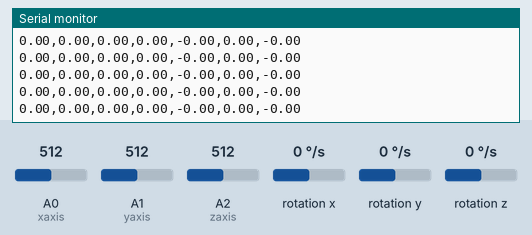
A sketch run on a simulated Arduino Mega 2560, built with avr-gcc and run on an emulated ATmega2560. On the bench: the last lines printed to the serial monitor. Wiring (inferred from the names in the program): L3G4200D gyroscope at I2C address 0x69. The inputs (shaded band) are chosen by the test bench; at power-on: rotation x 0 °/s, A0 (xaxis) = 512, A1 (yaxis) = 512, A2 (zaxis) = 512, rotation y 0 °/s, rotation z 0 °/s.

Above: at 12.2 s.
12.3 s: rotation x set to -192 °/s
At 12.67 s:
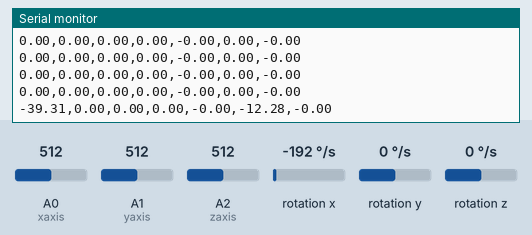
13.8 s: A0 (xaxis) set to 716
At 13.94 s:
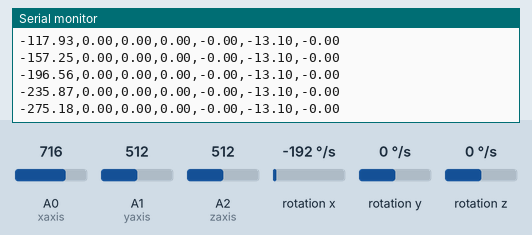
15.3 s: A1 (yaxis) set to 716
At 15.42 s:
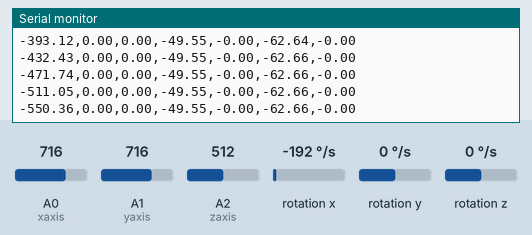
16.8 s: A2 (zaxis) set to 716
At 16.9 s:
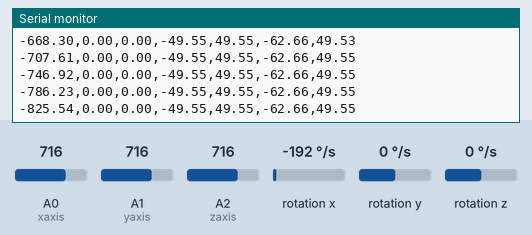
18.3 s: rotation y set to -192 °/s
At 18.37 s:
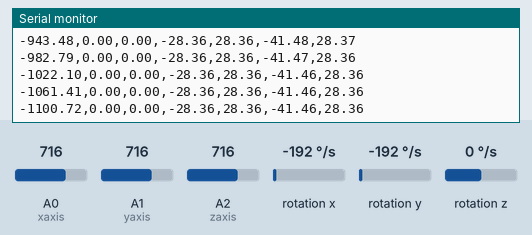
19.8 s: rotation z set to -192 °/s
At 19.85 s:
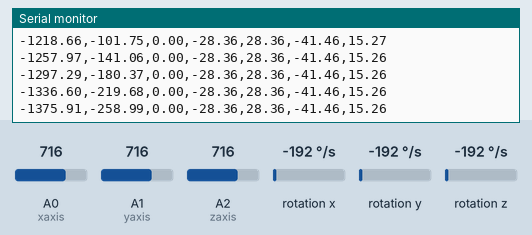
Timing chart, 0 to 22.3 s (numbered marks = the images above; inputs shaded):
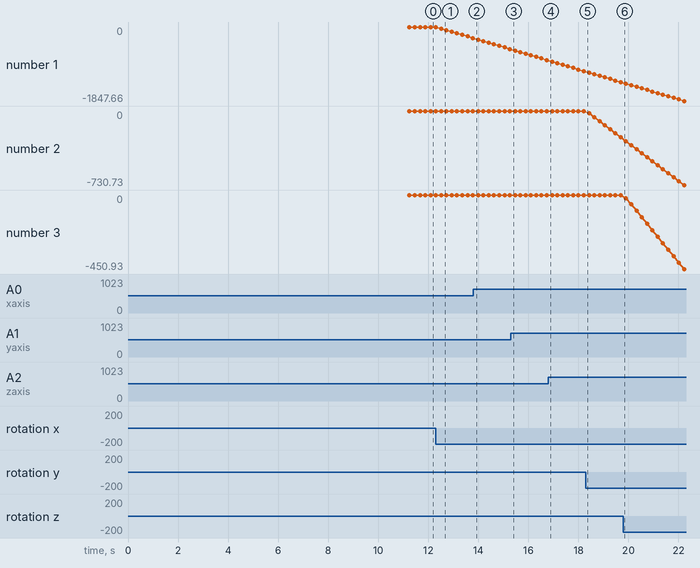

The sketch:

gyroAcc_est1_15.ino
```cpp
#include <Wire.h>

/**
 ** Gyro
 **/

#define CTRL_REG1 0x20
#define CTRL_REG2 0x21
#define CTRL_REG3 0x22
#define CTRL_REG4 0x23
#define CTRL_REG5 0x24


#define STATUS_REG 0x27
#define ZOR_REG 0b01000000
#define ZDA_REG 0b00000100
#define YOR_REG 0b00100000
#define YDA_REG 0b00000010
#define XOR_REG 0b00010000
#define XDA_REG 0b00000001

//use address 104 if CS is not connected
int L3G4200D_Address = 105; //I2C address of the L3G4200D

int zOld, xOld, yOld, xCand, yCand, zCand;
int threshold = 200;

float scale2000 = 70;

float bx= 0,by=0,bz=0;
long bxS,byS,bzS;

unsigned long biasCalcTime = 0;

/**
 ** Acc
 **/

const float RESOLUTION=800; //0.8 v/g -> resolucion de 1.5g -> 800mV/g
const float VOLTAGE=3.3;  //voltage al que está conectado el acelerómetro

const float ZOUT_1G = 850;   // mv Voltage en Zout a 1G

const int NADJ  = 50;        // Número de lecturas para calcular el error

// Entradas analógicas donde van los sensores
const int xaxis = 0;
const int yaxis = 1;
const int zaxis = 2;

float XError,YError,ZError;

// Acc Timers
unsigned long accTimer;
unsigned long lastAccTimer;
unsigned long timeToRead = 0;
unsigned long lastTimeToRead = 0;

// delta T control the routine frequency
float deltaT = 5;
float timerLoop = 0, timerReading = 0, timerSec = 0;
float timerRoutine = 0, count = 0;
float redingTime = 0, samplingTime = 0, calcTime =0, printTime = 0;
float k=0, kM1=0, kMReading = 0, kMRoutine=0, kMLoop=0, secRoutine=0;

byte mode;

// Define various ADC prescaler
const unsigned char PS_16 = (1 << ADPS2);
const unsigned char PS_32 = (1 << ADPS2) | (1 << ADPS0);
const unsigned char PS_64 = (1 << ADPS2) | (1 << ADPS1);
const unsigned char PS_128 = (1 << ADPS2) | (1 << ADPS1) | (1 << ADPS0);

// Volatile vars
boolean processing = true;
// Timer variables
volatile int cont = 0;
volatile int contSamples=0;
volatile int contCalc=0;

volatile float thetaOLD = 0;
volatile float phi=0;
volatile float theta=0;
volatile float psi=0;
volatile int x=0;
volatile int y = 0;
volatile int z= 0;
volatile int rawAx = 0;
volatile int rawAy = 0;
volatile int rawAz = 0;
volatile int dt=0;

volatile float wF[3];
volatile float aF[3];
volatile boolean filterGyro = false;
volatile boolean filterAcc = false;
volatile boolean initialized = false;


volatile float angleXAcc;
volatile float angleYAcc;

volatile float aax,aay,aaz;
volatile float alphaA = 0.2, alphaW = 0.8;
volatile float estXAngle = 0, estYAngle = 0, estZAngle = 0;
volatile float kG = 0.85, kA = 0.15, kGZ=0.60, kAZ = 0.40;

void setup()
{
  Wire.begin();
  Serial.begin(115200); // 9600 bps
  pinMode(xaxis,INPUT);
  pinMode(yaxis,INPUT);
  pinMode(zaxis,INPUT);


  if (!processing)
  {
    Serial.println("starting up L3G4200D");
    //Serial.println("Setting up timer3");
  }

  setupL3G4200D(2000); // Configure L3G4200  - 250, 500 or 2000 deg/sec
  delay(1500); //wait for the sensor to be ready

  biasCalcTime = micros();
  calcBias();
  biasCalcTime = micros() - biasCalcTime;
  if (!processing)
  {
    Serial.print("Readings: [us] ");
    Serial.print(samplingTime);
    Serial.print("      Bias est: [us] ");
    Serial.print(biasCalcTime);
    Serial.print("      Samples: ");
    Serial.println(contSamples);
  }
  XError =  AccelAdjust(xaxis);
  YError =  AccelAdjust(yaxis);
  ZError =  AccelAdjust(zaxis);
  ZError = ZError - ZOUT_1G;

  // Timer settings
  // Initialize Timer
  cli();
  TCCR3A = 0;
  TCCR3B = 0;

  // Set compare match register to the desired timer count
  //OCR3A=77; //16*10^6/(200Hz*1024)-1 = 77 -> 200 Hz
  OCR3A=193; //16*10^6/(80Hz*1024)-1 = 193 -> 80 Hz
  //OCR3A=780; //16*10^6/(20Hz*1024)-1 = 780 -> 20 Hz
  //OCR3A=50; //16*10^6/(308Hz*1024)-1 = 50 -> 308 Hz

  TCCR3B |= (1 << WGM32);
  // Set CS10 and CS12 bits for 1024 prescaler:
  TCCR3B |= (1 << CS30) | (1 << CS32);
  // enable timer compare interrupt:
  TIMSK3 |= (1 << OCIE3B);

  // enable global interrupts:
  sei();

  // ADC Tuning
  ADCSRA &= ~PS_128;  // remove bits set by Arduino library
  // you can choose a prescaler from above.
  // PS_16, PS_32, PS_64 or PS_128
  ADCSRA |= PS_32;    // set our own prescaler to 64

  initialized = true;
  k = micros();
}

void loop()
{
 //accRoutine();
 serialRoutine();
 delay(20);
}

ISR(TIMER3_COMPB_vect)
{
  // Mettilo altrimenti non funziona
  sei();
  volatile byte statusflag = readRegister(L3G4200D_Address, STATUS_REG);
  while(!(statusflag & ZDA_REG) && (statusflag & ZOR_REG)&&!(statusflag & YDA_REG) && (statusflag & YOR_REG)&& !(statusflag & XDA_REG) && (statusflag & XOR_REG))
  {
    statusflag = readRegister(L3G4200D_Address, STATUS_REG);
  }
  //read values
  getGyroValues();
  getAcc();
  calcAngle();
  estAngle();
  cont++;
}

void getAcc() //ISR
{
   rawAx=analogRead(xaxis);
   rawAy=analogRead(yaxis);
   rawAz=analogRead(zaxis);

   aax = (((rawAx*5000.0)/1023.0)-XError)/RESOLUTION;
   aay = (((rawAy*5000.0)/1023.0)-YError)/RESOLUTION;
   aaz = (((rawAz*5000.0)/1023.0)-ZError)/RESOLUTION;

   if (filterAcc)
   {
      aF[0] = aax;
      aF[1] = aay;
      aF[2] = aaz;
      aFilter(aF);
   }
   // gets the value sample time
   accTimer = micros() - lastAccTimer;
   // updates last reading timer
   lastAccTimer = micros();
}

void calcAngle() //ISR
{
  // From Gyro
  dt = micros()-k;
  if (!filterGyro)
  {
    phi=phi+(float) x*/*scale2000/1000**/(float)dt/1000000.0;
    /*
    Serial.println();
    Serial.print("phi: ");
    Serial.println(phi);
    */
    thetaOLD = theta;
    theta=theta+(float) y*/**scale2000/1000**/ (float) dt/1000000.0;

    psi=psi+(float) z*/*scale2000/1000**/ (float) dt/1000000.0;
  }
  else if (filterGyro)
  {
    phi=phi+wF[0]*/*(float)scale2000/1000**/ (float)dt/1000000.0;

    thetaOLD = theta;
    theta=theta+wF[1]*/*(float)scale2000/1000 **/(float) dt/1000000.0;

    psi=psi+wF[2]*/*(float)scale2000/1000**/ (float) dt/1000000.0;
  }

  if (filterAcc)
  {
    angleXAcc = (atan2(-aF[0],aF[2])) * RAD_TO_DEG;
    angleYAcc = (atan2(aF[1],aF[2])) * RAD_TO_DEG;
  }
  else
  {
    // From Acc
    angleXAcc = (atan2(-aax,aaz)) * RAD_TO_DEG;
    angleYAcc = (atan2(aay,aaz)) * RAD_TO_DEG;
  }
  k=micros();
}

void estAngle()
{
  estXAngle = (estXAngle + x/**scale2000/1000*/*(float)dt/1000000.0)*kG + angleXAcc*kA;
  estYAngle = (estYAngle + y/**scale2000/1000*/*(float)dt/1000000.0)*kG + angleYAcc*kA;
  //estZAngle = psi*KG + yaw*KA;
}

void wFilter(volatile float val[])
{
  val[0] = (1-alphaW)*x + alphaW*val[0];
  val[1] = (1-alphaW)*y + alphaW*val[1];
  val[2] = (1-alphaW)*z + alphaW*val[2];
}

void aFilter(volatile float val[])
{
  val[0] = (1-alphaA)*aax + alphaW*val[0];
  val[1] = (1-alphaA)*aay + alphaW*val[1];
  val[2] = (1-alphaA)*aaz + alphaW*val[2];
}

void serialRoutine()
{
  timerSec = micros()-secRoutine;
  lastTimeToRead = micros();

  if (timerSec >= 1000000)
  {
    secRoutine = micros();
    if (!processing)
    {
      //Serial.print(cont);
      Serial.print("Samples rate: [sample/sec] ");
      Serial.print(contSamples);
      //Serial.print("    calc: ");
      //Serial.println(contCalc);
    }
    cont=0;
    contSamples=0;
    contCalc=0;
  }

  timerRoutine = micros()-kMRoutine;

  // The following loop runs every 5ms
  if (timerRoutine >= deltaT*1000)
  {
    kMRoutine = micros();
    count += 1;
    if (count >= 10)
    {
      count = 0;
      printSerialAngle();
      //printAcc();
      //printOmega();
      //printT();
    }
  }
}

void getGyroValues()
{
  //starting samplingTimer
  samplingTime = micros();

  byte xMSB = readRegister(L3G4200D_Address, 0x29);
  byte xLSB = readRegister(L3G4200D_Address, 0x28);
  x = ((xMSB << 8) | xLSB);

  byte yMSB = readRegister(L3G4200D_Address, 0x2B);
  byte yLSB = readRegister(L3G4200D_Address, 0x2A);
  y = ((yMSB << 8) | yLSB);

  byte zMSB = readRegister(L3G4200D_Address, 0x2D);
  byte zLSB = readRegister(L3G4200D_Address, 0x2C);
  z = ((zMSB << 8) | zLSB);

  if (initialized)
    removeBias();

  /*
    Serial.println();
    Serial.print("  ");
    Serial.print(x);
    Serial.print("  ");
    Serial.print(y);
    Serial.print("   ");
    Serial.println(z);
 */
 /*
  if (filterGyro)
  {
    wF[0] = x;
    wF[1] = y;
    wF[2] = z;
    wFilter(wF);
  }
  */

  samplingTime = micros()- samplingTime;
  contSamples++;
}


void printOmega()
{
  if (filterGyro)
  {
    Serial.print("       Wx:");
    Serial.print(wF[0]);

    Serial.print("       Wy:");
    Serial.print(wF[1]);

    Serial.print("       Wz:");
    Serial.print(wF[2]);
  }

  Serial.print("      wx:");
  Serial.print(x);

  Serial.print("       wy:");
  Serial.print(y);

  Serial.print("       Wz:");
  Serial.println(z);
}

void printAcc()
{
  Serial.println();
  Serial.print(aax);
  Serial.print(",");
  Serial.print(aay);
  Serial.print(",");
  Serial.print(aaz);
  Serial.print(",");
  Serial.println("E");
}

void printSerialAngle()
{
  Serial.print(phi);
  Serial.print(",");
  Serial.print(theta);
  Serial.print(",");
  Serial.print(psi);
  Serial.print(",");
  Serial.print(angleXAcc);
  Serial.print(",");
  Serial.print(angleYAcc);
  Serial.print(",");
  Serial.print(estXAngle);
  Serial.print(",");
  Serial.println(estYAngle);
}

void removeBias()
{
  x = (x - bx)*scale2000/1000;
  y = (y - by)*scale2000/1000;
  z = (z - bz)*scale2000/1000;

 /*
 Serial.println();
 Serial.print(x-bx);
 Serial.print("  ");
 Serial.print(y-by);
 Serial.print("  ");
 Serial.print(z-bz);
 Serial.println();
 */
}

void calcBias()
{
  if (!processing)
    Serial.println("Bias");
  int c = 2000;
  for (int i = 0; i<c; i++)
  {
    delay(1);
    getGyroValues();
    bxS = bxS + x;
    byS = byS + y;
    bzS = bzS + z;
  }

  bx = bxS / c;
  by = byS / c;
  bz = bzS / c;

  if (!processing)
  {
    Serial.println(bx);
    Serial.println(by);
    Serial.println(bz);
  }
}

float AccelAdjust(int axis)
{
 float acc = 0;
 for (int j=0;j<NADJ;j++)
 {
   float lectura=analogRead(axis);
   acc = acc + ((lectura*5000)/1023.0);
   delay(11); //número primo para evitar ciclos de lectura proporcionales
 }
 return acc/NADJ;
}

void writeRegister(int deviceAddress, byte address, byte val)
{
  Wire.beginTransmission(deviceAddress); // start transmission to device
  Wire.write(address);       // send register address
  Wire.write(val);         // send value to write
  Wire.endTransmission();     // end transmission
}

int readRegister(int deviceAddress, byte address)
{
  int v;
  Wire.beginTransmission(deviceAddress);
  Wire.write(address); // register to read
  Wire.endTransmission();

  Wire.requestFrom(deviceAddress, 1); // read a byte

  while(!Wire.available())
  {
    // waiting
    // Serial.println("No Data");
  }

  v = Wire.read();
  return v;
}

int setupL3G4200D(int scale)
{
  //From  Jim Lindblom of Sparkfun's code

    // Enable x, y, z and turn off power down:
  //writeRegister(L3G4200D_Address, CTRL_REG1, 0b00001111);
  // 400Hz and 1Hz cutoff frq of the HPF
  //writeRegister(L3G4200D_Address, CTRL_REG1, 0b01011111);
  // 200Hz
  writeRegister(L3G4200D_Address, CTRL_REG1, 0b01001111);

  // If you'd like to adjust/use the HPF:
  // High pass filter cut off frecuency configuration
  // ODR 200Hz, cutoff 0.02Hz 1001
  //writeRegister(L3G4200D_Address, CTRL_REG2, 0b00001001);
  // ODR 200Hz, cutoff 1 Hz 0100
  //writeRegister(L3G4200D_Address, CTRL_REG2, 0b00000100);
  // ODR 200Hz, cutoff 0.02Hz 1001
  writeRegister(L3G4200D_Address, CTRL_REG2, 0b00001001);

  // Configure CTRL_REG3 to generate data ready interrupt on INT2
  // No interrupts used on INT1, if you'd like to configure INT1
  // or INT2 otherwise, consult the datasheet:
  //writeRegister(L3G4200D_Address, CTRL_REG3, 0b00001000);

  // CTRL_REG4 controls the full-scale range, among other things:

  if(scale == 250)
  {
    writeRegister(L3G4200D_Address, CTRL_REG4, 0b00000000);
  }
  else if(scale == 500)
  {
    writeRegister(L3G4200D_Address, CTRL_REG4, 0b00010000);
  }
  else
  {
    writeRegister(L3G4200D_Address, CTRL_REG4, 0b00110000);
  }

  // CTRL_REG5 controls high-pass filtering of outputs, use it
  // if you'd like:
  writeRegister(L3G4200D_Address, CTRL_REG5, 0b00010000);
  //writeRegister(L3G4200D_Address, CTRL_REG5, 0b00000000);
}
```

Measured:
- after the input at 12.3 s, the serial monitor: prints a new line after 0.21 s (image 1)
- plotted number 1: 0 → -275.18 after the input at 12.3 s
- plotted number 2: 0 → -258.99 after the input at 18.3 s
- plotted number 3: 0 → -450.93 after the input at 19.8 s
